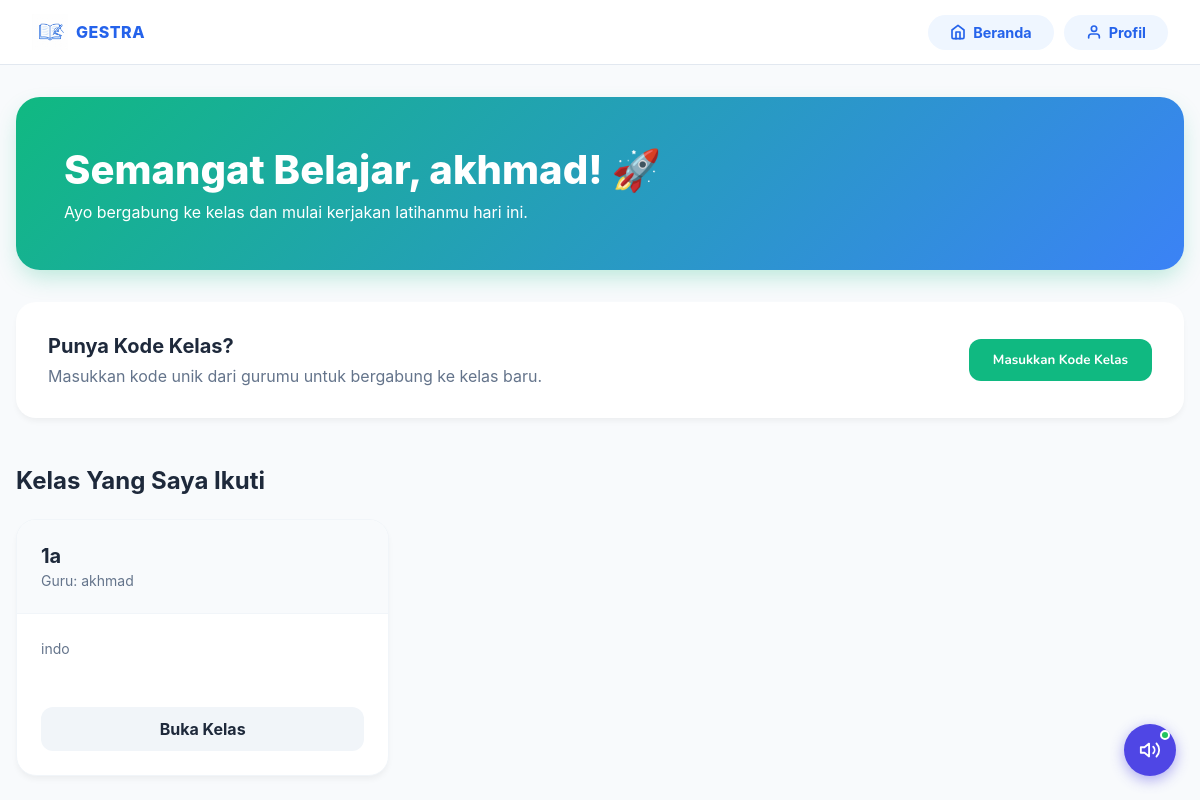
Before: /murid/dashboard (signed in) with the older database file.
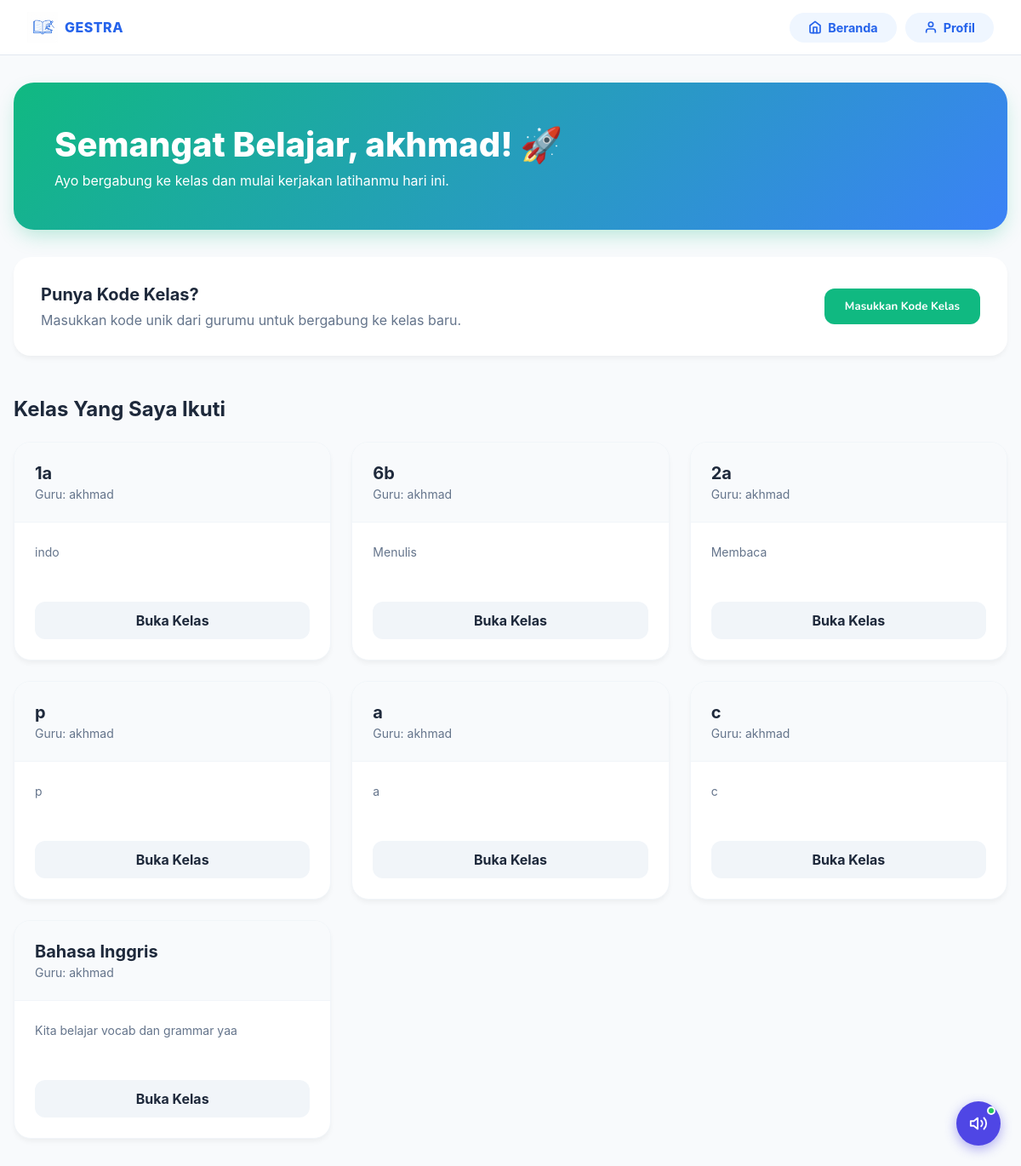
After: the same page with the newer database file.
### app/models/user.py (models this page shows)
class User(Base):
    __tablename__ = "users"
    id = Column(Integer, primary_key=True, index=True)
    nama = Column(String, index=True)
    email = Column(String, unique=True, index=True)
    password = Column(String)
    role = Column(String, default="murid") # "murid" or "guru"

### app/models/kelas.py (models this page shows)
class Kelas(Base):
    __tablename__ = "kelas"
    id = Column(Integer, primary_key=True, index=True)
    nama_kelas = Column(String, index=True)
    deskripsi = Column(Text)
    guru_id = Column(Integer, ForeignKey("users.id"))
    kode_kelas = Column(String, unique=True, index=True)
    dibuat_pada = Column(DateTime, default=datetime.utcnow)
    guru = relationship("User")
    enrollments = relationship("Enrollment", back_populates="kelas", cascade="all, delete-orphan")

### app/routes/murid.py (the view)
@router.get("/dashboard", response_class=HTMLResponse)
async def murid_dashboard(request: Request, db: Session = Depends(get_db)):
    user = get_current_user(request, db)
    if not user or user.role != "murid":
        return RedirectResponse(url="/login")
    kelas_list = get_kelas_by_siswa(db, user.id)
    return templates.TemplateResponse(
        request=request,
        name="murid/dashboard.html",
        context={
            "user": user,
            "kelas_list": kelas_list
        }
    )

### app/templates/murid/dashboard.html (shortened to what this page needs)
{% extends "layout.html" %}
{% block content %}
<div class="dashboard-container">
    <div class="welcome-section">
        <h1>Semangat Belajar, {{ user.nama }}! 🚀</h1>
        <p>Ayo bergabung ke kelas dan mulai kerjakan latihanmu hari ini.</p>
    </div>
    <div class="join-section">
        <div class="join-info">
            <h2>Punya Kode Kelas?</h2>
            <p>Masukkan kode unik dari gurumu untuk bergabung ke kelas baru.</p>
        </div>
        <button class="btn-join" id="btn-buka-modal-kode" onclick="bukaModalKode()">
            Masukkan Kode Kelas
        </button>
    </div>
    <div class="section-header">
        <h2>Kelas Yang Saya Ikuti</h2>
    </div>
    <div class="kelas-grid">
        {% if kelas_list %}
            {% for kelas in kelas_list %}
            <div class="kelas-card">
                <div class="kelas-header">
                    <h3>{{ kelas.nama_kelas }}</h3>
                    <div class="guru-info">Guru: {{ kelas.guru.nama if kelas.guru else 'Anonim' }}</div>
                </div>
                <div class="kelas-body">
                    <p>{{ kelas.deskripsi or 'Tidak ada deskripsi.' }}</p>
                </div>
                <div class="kelas-footer">
                    <a href="/murid/kelas/{{ kelas.id }}/latihan" class="btn-masuk">Buka Kelas</a>
                </div>
            </div>
            {% endfor %}
        {% endif %}
    </div>
</div>
{% endblock %}

### app/templates/layout.html (shortened to what this page needs)
<!DOCTYPE html>
<html lang="id">
<head>
  <link rel="stylesheet" href="{{ url_for('static', path='css/global.css') }}" />
  <link rel="stylesheet" href="{{ url_for('static', path='css/tts.css') }}" />
</head>
<body class="{% block body_class %}{% endblock %}">
  {% block navbar %}
  <nav class="navbar">
    <a href="/beranda" class="navbar-brand">
      <img src="{{ url_for('static', path='assets/images/logo.png') }}" alt="Logo GESTRA" />
      <span>GESTRA</span>
    </a>
    <div class="navbar-nav">
      <a href="/beranda" class="nav-btn {% if request.url.path == '/beranda' %}active{% else %}inactive{% endif %}" id="nav-beranda">
        <svg viewBox="0 0 24 24" fill="none" stroke="currentColor" stroke-width="2.5"
             stroke-linecap="round" stroke-linejoin="round">
          <path d="M3 9l9-7 9 7v11a2 2 0 0 1-2 2H5a2 2 0 0 1-2-2z"/>
          <polyline points="9 22 9 12 15 12 15 22"/>
        </svg>
        Beranda
      </a>
      <a href="/profil" class="nav-btn {% if request.url.path == '/profil' %}active{% else %}inactive{% endif %}" id="nav-profil">
        <svg viewBox="0 0 24 24" fill="none" stroke="currentColor" stroke-width="2.5"
             stroke-linecap="round" stroke-linejoin="round">
          <path d="M20 21v-2a4 4 0 0 0-4-4H8a4 4 0 0 0-4 4v2"/>
          <circle cx="12" cy="7" r="4"/>
        </svg>
        Profil
      </a>
    </div>
  </nav>
  {% endblock %}
  {% block content %}
  {% endblock %}
</body>
</html>

### app/static/css/global.css (style rules this page uses)
:root { --blue-50: #EFF6FF; --blue-100: #DBEAFE; --blue-200: #BFDBFE; --blue-300: #93C5FD; --blue-400: #60A5FA; --blue-500: #3B82F6; --blue-600: #2563EB; --blue-700: #1D4ED8; --blue-800: #1E40AF; --gray-50: #F8FAFC; --gray-100: #F1F5F9; --gray-200: #E2E8F0; --gray-300: #CBD5E1; --gray-400: #94A3B8; --gray-500: #64748B; --gray-700: #334155; --gray-900: #0F172A; --white: #FFFFFF; --radius-sm: 8px; --radius-md: 14px; --radius-lg: 20px; --radius-xl: 28px; --shadow-sm: 0 1px 3px rgba(0,0,0,.08), 0 1px 2px rgba(0,0,0,.06); --shadow-md: 0 4px 16px rgba(37,99,235,.10); --shadow-lg: 0 8px 32px rgba(37,99,235,.14); --transition: all .22s ease; --font: 'Nunito', sans-serif; }
*, *::before, *::after { box-sizing: border-box; margin: 0; padding: 0; }
html { scroll-behavior: smooth; }
body { font-family: var(--font); background-color: var(--gray-50); color: var(--gray-900); min-height: 100vh; -webkit-font-smoothing: antialiased; }
img { max-width: 100%; display: block; }
a { text-decoration: none; color: inherit; }
button { cursor: pointer; font-family: var(--font); border: none; outline: none; }
.navbar { display: flex; align-items: center; justify-content: space-between; padding: 14px 32px; background: var(--white); border-bottom: 1.5px solid var(--gray-200); position: sticky; top: 0; z-index: 100; }
.navbar-brand { display: flex; align-items: center; gap: 8px; text-decoration: none; }
.navbar-brand img { width: 36px; height: 36px; object-fit: contain; }
.navbar-brand span { font-size: 1rem; font-weight: 800; color: var(--blue-600); letter-spacing: .5px; }
.navbar-nav { display: flex; gap: 10px; align-items: center; }
.nav-btn { display: flex; align-items: center; gap: 7px; padding: 9px 22px; border-radius: 50px; font-size: .9rem; font-weight: 700; transition: var(--transition); text-decoration: none; }
.nav-btn.inactive { background: var(--blue-50); color: var(--blue-600); }
.nav-btn svg { width: 16px; height: 16px; }

### app/templates/murid/dashboard.html (style rules this page uses)
:root { --primary-gradient: linear-gradient(135deg, #10b981 0%, #3b82f6 100%); --bg-color: #f8fafc; --card-bg: #ffffff; --text-primary: #1e293b; --text-secondary: #64748b; }
body { background-color: var(--bg-color); font-family: 'Inter', system-ui, -apple-system, sans-serif; }
.dashboard-container { max-width: 1200px; margin: 2rem auto; padding: 0 1rem; }
.welcome-section { background: var(--primary-gradient); border-radius: 24px; padding: 3rem; color: white; margin-bottom: 2rem; box-shadow: 0 10px 25px -5px rgba(16, 185, 129, 0.3); position: relative; overflow: hidden; }
.welcome-section h1 { font-size: 2.5rem; font-weight: 800; margin-bottom: 0.5rem; }
.join-section { background: white; padding: 2rem; border-radius: 20px; box-shadow: 0 4px 6px -1px rgba(0, 0, 0, 0.05); margin-bottom: 3rem; display: flex; align-items: center; justify-content: space-between; gap: 2rem; }
.join-info h2 { font-size: 1.25rem; margin: 0 0 0.5rem 0; color: var(--text-primary); }
.join-info p { margin: 0; color: var(--text-secondary); }
.btn-join { background: #10b981; color: white; border: none; padding: 0.75rem 1.5rem; border-radius: 12px; font-weight: 700; cursor: pointer; transition: background 0.2s; }
.section-header { margin-bottom: 1.5rem; }
.section-header h2 { font-size: 1.5rem; font-weight: 700; color: var(--text-primary); }
.kelas-grid { display: grid; grid-template-columns: repeat(auto-fill, minmax(350px, 1fr)); gap: 1.5rem; }
.kelas-card { background: var(--card-bg); border-radius: 20px; overflow: hidden; box-shadow: 0 4px 6px -1px rgba(0, 0, 0, 0.05); border: 1px solid #f1f5f9; transition: all 0.3s; display: flex; flex-direction: column; }
.kelas-header { padding: 1.5rem; background: #f8fafc; border-bottom: 1px solid #f1f5f9; }
.kelas-header h3 { margin: 0; font-size: 1.25rem; color: var(--text-primary); }
.guru-info { font-size: 0.875rem; color: var(--text-secondary); margin-top: 0.25rem; }
.kelas-body { padding: 1.5rem; flex: 1; }
.kelas-body p { color: var(--text-secondary); font-size: 0.875rem; line-height: 1.5; margin: 0; }
.kelas-footer { padding: 1.5rem; }
.btn-masuk { display: block; text-align: center; background: #f1f5f9; color: var(--text-primary); padding: 0.75rem; border-radius: 12px; text-decoration: none; font-weight: 700; transition: all 0.2s; }

Changed rows visible on the page:
added Kelas: nama_kelas "6b", guru "akhmad", deskripsi "Menulis"
added Kelas: nama_kelas "2a", guru "akhmad", deskripsi "Membaca"
added Kelas: nama_kelas "p", guru "akhmad", deskripsi "p"
added Kelas: nama_kelas "a", guru "akhmad", deskripsi "a"
added Kelas: nama_kelas "c", guru "akhmad", deskripsi "c"
added Kelas: nama_kelas "Bahasa Inggris", guru "akhmad", deskripsi "Kita belajar vocab dan grammar yaa"
